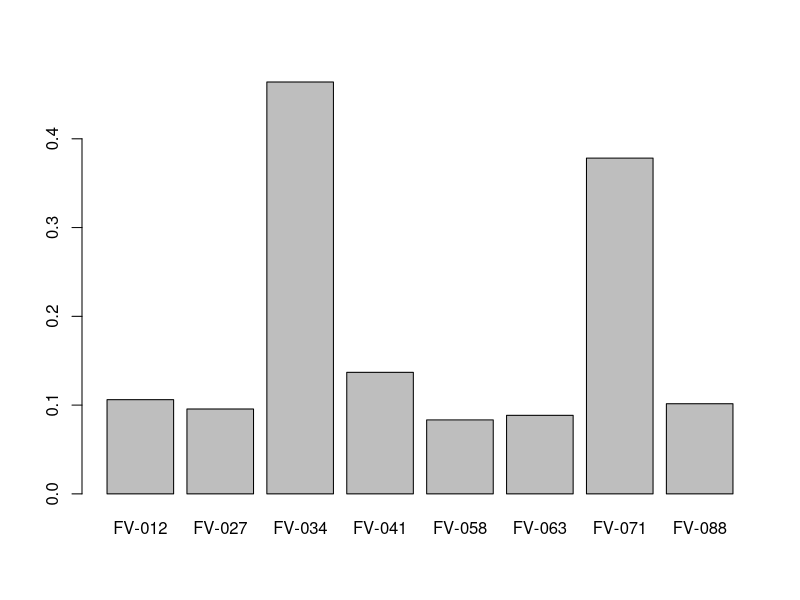
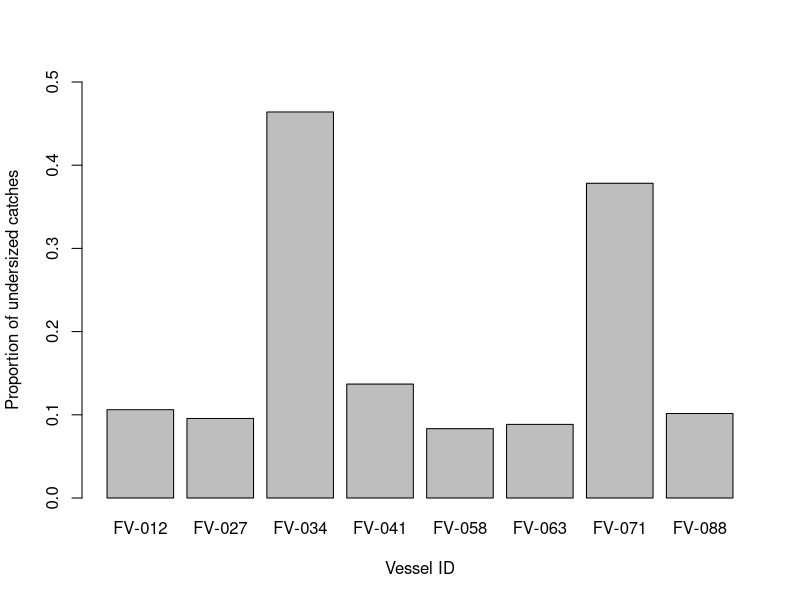

Write R code to recreate these figures, in order.
## ---- chunk 1
knitr::opts_chunk$set(echo = TRUE)
## ---- chunk 2
# First, load the dataset using the data() function and then use the help function '?'
# By the way, any text you see following a '#' symbol is termed a comment.
# Comments allow you to annotate code but nothing within them is executed.
data("mtcars")
?mtcars

## ---- chunk 3
# Check out the type of data structure the mtcars dataset is
class(mtcars)

## ---- chunk 4
# The head command simply prints the first six rows to the screen
head(mtcars)

# Or another way to do the same thing is to define the particular rows and columns we want to display
mtcars[1:6, ]

# In the previous command we stated that we wanted to see rows 1 to 6 ([1:6]), and all columns (, )
# So to just print the first four rows and six columns
mtcars[1:4, 1:6]

## ---- chunk 5
# Check out the structure of the mtcars dataset using the str() function
str(mtcars)

## ---- chunk 6
# Some basic sums
2+5
2*5
2/5
2-5
2^5

# Let's store the value of a couple of these as variables and then do some calculations with them
x <- 2/5
y <- 2^5
z <- x^y
z

## ---- chunk 7
# To convert mpg to litres per 100km, divide 235.215 by mpg. Let's store these values in a new vector
L_per_100km <- 235.215/mtcars$mpg

# Have a look at the new efficiency values
print(L_per_100km)

# Check the data value type
class(L_per_100km)

## ---- chunk 8
# Add the new efficiency values to the mtcars dataframe as a new column
mtcars$L_per_100km <- L_per_100km

# Have a quick look at the first six rows of mtcars using the head() function
head(mtcars)

# As the mpg column is now redundant, we can remove it by setting it to NULL
mtcars$mpg <- NULL
head(mtcars)

## ---- chunk 9
# Create name vector. As these are character strings, each name should be placed between quotation marks
name <-c("John", "Mary", "Steven", "Bob", "Max", "Steph", "Shane", "Sharon", "Anthony", "Molly")

# Create a weight vector. As these are integers and for this exercise we want the values to be classed as integers, each needs the suffix L to tell R that it is not a floating point number
weight <- c(72L, 60L, 121L, 92L, 63L, 68L, 87L, 70L, 75L, 62L)

# Create a height vector. As these have decimal places, they will be imported as floating point or "numeric"
height <- c(1.70, 1.56, 1.82, 1.9, 1.68, 1.72, 1.81, 1.75, 1.77, 1.69)

# Create a sex vector. As this is categorical, we use as.factor() to define them
sex <- as.factor(c("M", "F", "M", "M", "M", "F", "M", "F", "M", "F"))

# Investigate the value type of each vector
class(name)
class(weight)
class(height)
class(sex)

# Create dataframe from these four vectors
pop_stats <- data.frame(
  name = name,
  height = height,
  weight = weight,
  sex = sex
)

# Now let's calculate BMI and include this as a new column
pop_stats$BMI <- pop_stats$weight / pop_stats$height^2     # BMI in kg/m^2
print(pop_stats)

## ---- chunk 10
# Convert the weight column in our dataframe from an integer value type to a numeric value type
pop_stats$weight <- as.numeric(pop_stats$weight)

class(pop_stats$weight)

## ---- chunk 11
# First calculate the mean
mean_bmi <- sum(pop_stats$BMI)/length(pop_stats$BMI)
print(mean_bmi)

# Then the standard deviation
sd_bmi <- sqrt(sum((pop_stats$BMI - mean_bmi)^2)/(length(pop_stats$BMI)-1))
print(sd_bmi)

## ---- chunk 12
# Calculate the mean bmi
mean_bmi_func <- mean(pop_stats$BMI)

# Calculate the standard deviation of BMI
sd_bmi_func <- sd(pop_stats$BMI)

# Now check that our calculated numbers are equal to these
mean_bmi == mean_bmi_func
sd_bmi == sd_bmi_func

## ---- chunk 13
# Run a simple Student's t test
t.test(pop_stats$BMI, mu = 22.5)

## ---- chunk 14
# Import the dataset using the read.csv() function.
# Remember, a bare file name works when the file is in R's current working directory but if 
# you saved it somewhere else, specify the full path in read.csv(), e.g.
# read.csv("/Users/YourUsername/Documents/teaching/2026/TR3/SC1102/SC1102_tut1/fisheries.csv")
fisheries <- read.csv("fisheries.csv")

# Have a look at the first five rows and six columns
fisheries[1:5, 1:6]

# Check out the value type of each column in the data frame
str(fisheries)

## ---- chunk 15
# Convert the date vector from character to date type
fisheries$date <- as.Date(fisheries$date)

# Convert $legal_size to logical
fisheries$legal_size <- as.logical(fisheries$legal_size)

# Check that the change worked
str(fisheries)

## ---- chunk 16
# First let's create a data frame from the fisheries data frame but just with the first four columns
fisheries_reduced <- fisheries[, 1:4]

# That comma is important. It indicates that you want all rows, but only columns one to four.
# Next let's create another data frame that includes $catch_id, $vessel, $legal_size and $gear
legal <- fisheries[, c("catch_id", "vessel", "legal_size", "gear")]

# Again, that comma indicates that we want all rows here.
# Another thing we can do is merge data frames as long as the two contributing data frames have at least one shared column. In our case, both sub data frames include the $catch_id column
merged_df <- merge(fisheries_reduced, legal, by = "catch_id")

## ---- chunk 17
# Create a table of legal and illegally sized catches per vessel
legal_table <- table(fisheries$vessel, fisheries$legal_size)

print(legal_table)

# Check the type of data structure your table is while you're at it
class(legal_table)

## ---- chunk 18
# Create new table from the original table with proportions rather than raw numbers to account for differing numbers of catches using prop.table()
prop_tab <- prop.table(legal_table, 1)

# The , 1 ensures that the sum of each row equals 1 rather than the sum of all values across the table

# Create a bar chart of just the undersized catches
barplot(prop_tab[, "FALSE"])

# We can modify this plot to include titles and you can increase the y axis limit to 0.5
barplot(prop_tab[, "FALSE"],
        ylab = "Proportion of undersized catches",
        xlab = "Vessel ID",
        ylim = c(0, 0.5))

# To see all barplot() options
?barplot
